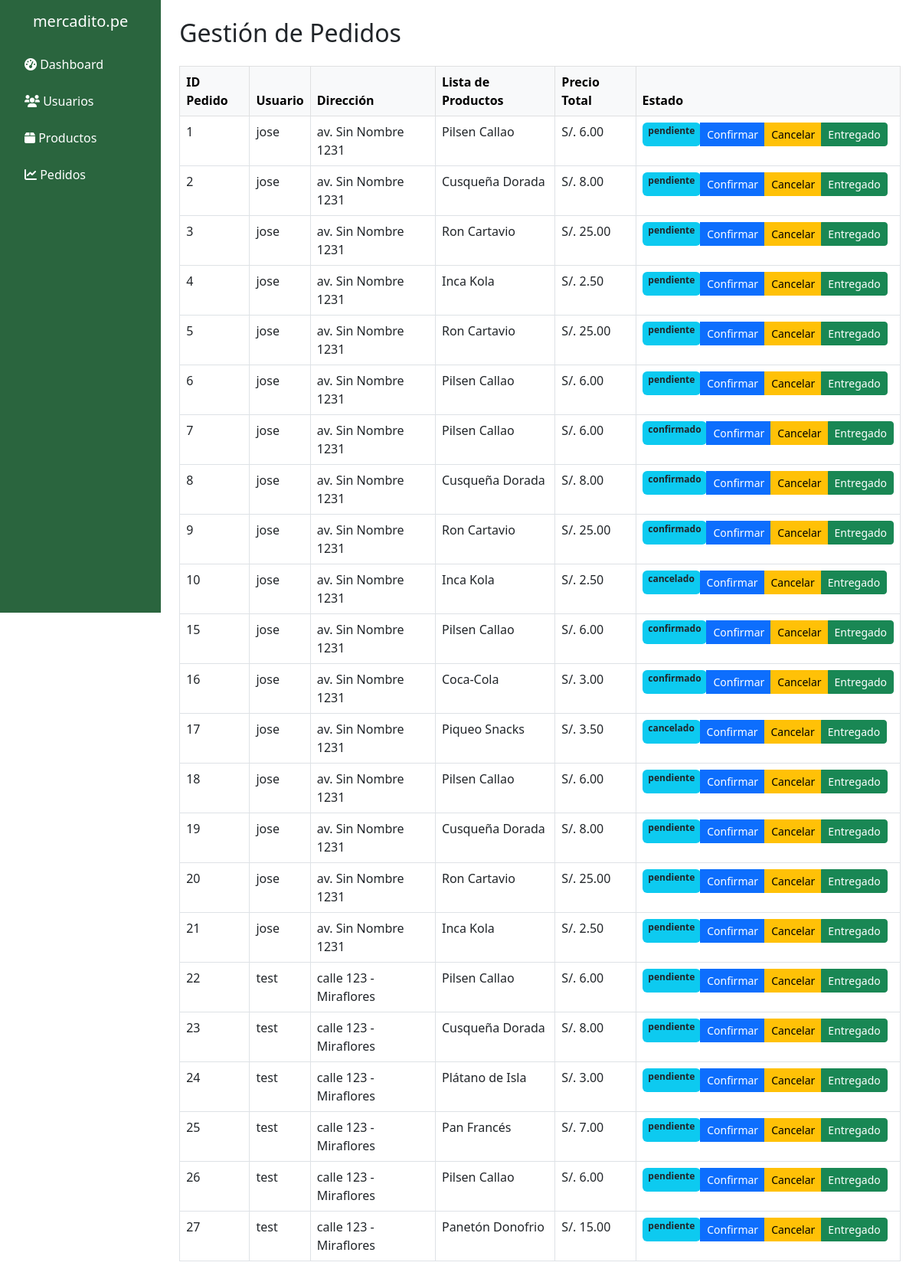
Screenshot of /pedido with the database file from the repository.
### models.py (models this page shows, shortened)
class Usuarios(db.Model):
    __tablename__ = 'usuarios'
    user_id = db.Column(db.Integer, primary_key=True)
    nombre = db.Column(db.String(100), nullable=False)
    email = db.Column(db.String(100), nullable=False, unique=True)
    username = db.Column(db.String(100), nullable=False, unique=True)
    password = db.Column(db.String(100), nullable=False)
    rol = db.Column(db.String(10), nullable=False, default='usuario')
    direccion = db.Column(db.String(255), nullable=True)

class Pedido(db.Model):
    __tablename__ = 'pedidos'
    pedidoId = db.Column(db.Integer, primary_key=True, autoincrement=True)
    fecha = db.Column(db.DateTime, nullable=False)
    user_id = db.Column(db.Integer, db.ForeignKey('usuarios.user_id'), nullable=False)
    direccion = db.Column(db.String(255), nullable=True)
    producto = db.Column(db.String(255), nullable=False)
    precio = db.Column(db.Float, nullable=False)
    estado = db.Column(db.String(50), nullable=False, default='pendiente')
    usuario = db.relationship('Usuarios', backref=db.backref('pedidos', lazy=True))

### app.py (the view)
@app.route('/pedido', methods=['GET'])
def gestion_pedidos():
    pedidos = Pedido.query.all()  # Consulta todos los pedidos en la base de datos
    if not pedidos:
        return render_template('dash-pedido.html', message="No hay pedidos disponibles.")
    pedidos_data = [{
        'pedidoId': pedido.pedidoId,
        'fecha': pedido.fecha,
        'usuario': Usuarios.query.get(pedido.user_id).username,  # Obtener el nombre del usuario
        'direccion': pedido.direccion,
        'producto': pedido.producto,
        'precio': pedido.precio,
        'estado': pedido.estado
    } for pedido in pedidos]
    return render_template('dash-pedido.html', pedidos=pedidos_data)

### templates/dash-pedido.html (shortened to what this page needs)
<!DOCTYPE html>
<html lang="es">
<head>
  <link href="https://cdn.jsdelivr.net/npm/bootstrap@5.3.0-alpha3/dist/css/bootstrap.min.css" rel="stylesheet">
  <link rel="stylesheet" href="https://cdnjs.cloudflare.com/ajax/libs/font-awesome/6.0.0-beta3/css/all.min.css">
</head>
<body>
  <div class="d-flex">
    <div class="p-3 vh-100" style="width: 250px; background-color: #2A653E">
      <h5 class="text-center mb-4">
        <a href="{{ url_for('index') }}" style="text-decoration: none; color: white;">mercadito.pe</a>
      </h5>
      <ul class="nav flex-column">
        <li class="nav-item mb-2">
          <a class="nav-link text-white" href="{{ url_for('dashboard') }}">
            <i class="fas fa-tachometer-alt"></i> Dashboard
          </a>
        </li>
        <li class="nav-item mb-2">
          <a class="nav-link text-white" href="{{ url_for('dashboard_usuarios') }}">
            <i class="fas fa-users"></i> Usuarios
          </a>
        </li>
        <li class="nav-item mb-2">
          <a class="nav-link text-white" href="{{ url_for('dashboard_productos') }}">
            <i class="fas fa-box"></i> Productos
          </a>
        </li>
        <li class="nav-item mb-2">
          <a class="nav-link text-white" href="{{ url_for('gestion_pedidos') }}">
            <i class="fas fa-chart-line"></i> Pedidos
          </a>
        </li>
      </ul>
    </div>
    <body>
      <div class="container-fluid p-4">
        <h2>Gestión de Pedidos</h2>
        {% if pedidos|length == 0 %}
        <div class="alert alert-info">No hay pedidos disponibles.</div>
        {% else %}
        <table class="table table-bordered table-hover mt-4">
          <thead class="table-light">
            <tr>
              <th>ID Pedido</th>
              <th>Usuario</th>
              <th>Dirección</th>
              <th>Lista de Productos</th>
              <th>Precio Total</th>
              <th>Estado</th>
            </tr>
          </thead>
          <tbody>
            {% for pedido in pedidos %}
            <tr>
              <td>{{ pedido.pedidoId }}</td>
              <td>{{ pedido.usuario }}</td>
              <td>{{ pedido.direccion }}</td>
              <td>{{ pedido.producto }}</td>
              <td>S/. {{ "%.2f"|format(pedido.precio) }}</td>
              <td>
                <div class="btn-group">
                  <span class="badge bg-info text-dark">{{ pedido.estado }}</span>
                  <button class="btn btn-primary btn-sm" onclick="updatePedido({{ pedido.pedidoId }}, 'confirmado')">Confirmar</button>
                  <button class="btn btn-warning btn-sm" onclick="updatePedido({{ pedido.pedidoId }}, 'cancelado')">Cancelar</button>
                  <button class="btn btn-success btn-sm" onclick="updatePedido({{ pedido.pedidoId }}, 'entregado')">Entregado</button>
                </div>
              </td>
            </tr>
            {% endfor %}
          </tbody>
        </table>
        {% endif %}
      </div>
    </body>
</html>

### rows the page displays
Usuarios: usuario "jose" "jose" "jose" "jose" "jose" "jose" "jose" "jose" "jose" "jose" "jose" "jose" "jose" "jose" "jose" "jose" "jose"
Pedido: direccion "av. Sin Nombre 1231", producto "Pilsen Callao", precio "6.00", estado "pendiente"
Pedido: direccion "av. Sin Nombre 1231", producto "Cusqueña Dorada", precio "8.00", estado "pendiente"
Pedido: direccion "av. Sin Nombre 1231", producto "Ron Cartavio", precio "25.00", estado "pendiente"
Pedido: direccion "av. Sin Nombre 1231", producto "Inca Kola", precio "2.50", estado "pendiente"
Pedido: direccion "av. Sin Nombre 1231", producto "Ron Cartavio", precio "25.00", estado "pendiente"
Pedido: direccion "av. Sin Nombre 1231", producto "Pilsen Callao", precio "6.00", estado "pendiente"
Pedido: direccion "av. Sin Nombre 1231", producto "Pilsen Callao", precio "6.00", estado "confirmado"
Pedido: direccion "av. Sin Nombre 1231", producto "Cusqueña Dorada", precio "8.00", estado "confirmado"
Pedido: direccion "av. Sin Nombre 1231", producto "Ron Cartavio", precio "25.00", estado "confirmado"
Pedido: direccion "av. Sin Nombre 1231", producto "Inca Kola", precio "2.50", estado "cancelado"
Pedido: direccion "av. Sin Nombre 1231", producto "Pilsen Callao", precio "6.00", estado "confirmado"
Pedido: direccion "av. Sin Nombre 1231", producto "Coca-Cola", precio "3.00", estado "confirmado"
Pedido: direccion "av. Sin Nombre 1231", producto "Piqueo Snacks", precio "3.50", estado "cancelado"
Pedido: direccion "av. Sin Nombre 1231", producto "Pilsen Callao", precio "6.00", estado "pendiente"
Pedido: direccion "av. Sin Nombre 1231", producto "Cusqueña Dorada", precio "8.00", estado "pendiente"
Pedido: direccion "av. Sin Nombre 1231", producto "Ron Cartavio", precio "25.00", estado "pendiente"
Pedido: direccion "av. Sin Nombre 1231", producto "Inca Kola", precio "2.50", estado "pendiente"
Usuarios: usuario "test" "test" "test" "test" "test" "test"
Pedido: direccion "calle 123 - Miraflores", producto "Pilsen Callao", precio "6.00", estado "pendiente"
Pedido: direccion "calle 123 - Miraflores", producto "Cusqueña Dorada", precio "8.00", estado "pendiente"
Pedido: direccion "calle 123 - Miraflores", producto "Plátano de Isla", precio "3.00", estado "pendiente"
Pedido: direccion "calle 123 - Miraflores", producto "Pan Francés", precio "7.00", estado "pendiente"
Pedido: direccion "calle 123 - Miraflores", producto "Pilsen Callao", precio "6.00", estado "pendiente"
Pedido: direccion "calle 123 - Miraflores", producto "Panetón Donofrio", precio "15.00", estado "pendiente"

### other values shown
{{ pedido.pedidoId }} "1" "2" "3" "4" "5" "6" "7" "8" "9" "10" "15" "16" "17" "18" "19" "20" "21" "22" "23" "24" "25" "26" "27"
